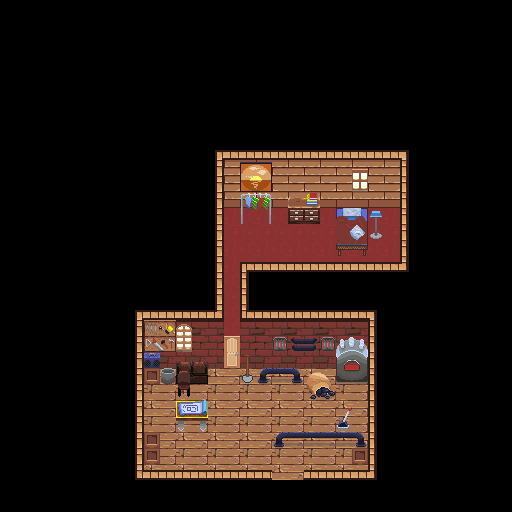

Rendered tile map (Tiled .tmx) drawn with the repository's tilesets; below, a short description and the map source with its tile grids summarised:
An orthogonal 32x32 tile map with 16x16 px tiles, 4 tile layers (background, buildings, midGround, foreGround), 2 tilesets and 1 object.

<map version="1.2" tiledversion="1.3.0" orientation="orthogonal" renderorder="right-down" compressionlevel="0" width="32" height="32" tilewidth="16" tileheight="16" infinite="0" nextlayerid="7" nextobjectid="32">
 <tileset firstgid="1" source="InteriorSpriteSheet.tsx" />
 <tileset firstgid="10001" source="MasterSpriteSheet.tsx" />
 <layer id="1" name="background" width="32" height="32">
  <data>[1024 cells, 220 non-empty, 21 distinct tile ids]</data>
 </layer>
 <layer id="3" name="buildings" width="32" height="32">
  <data>[1024 cells, 185 non-empty, 49 distinct tile ids]</data>
 </layer>
 <layer id="4" name="midGround" width="32" height="32">
  <data>[1024 cells, 12 non-empty, 12 distinct tile ids]</data>
 </layer>
 <layer id="5" name="foreGround" width="32" height="32">
  <data>[1024 cells, 53 non-empty, 43 distinct tile ids]</data>
 </layer>
 <objectgroup id="2" name="Portal">
  <object id="31" x="277" y="475" width="19" height="4.75">
   <properties>
    <property name="Click" value="false" />
    <property name="SafteyOffSetX" value="0" />
    <property name="SafteyOffSetY" value="-32" />
    <property name="standardFrom" value="JulianHouse" />
    <property name="standardTo" value="OverWorld" />
   </properties>
  </object>
 </objectgroup>
</map>
